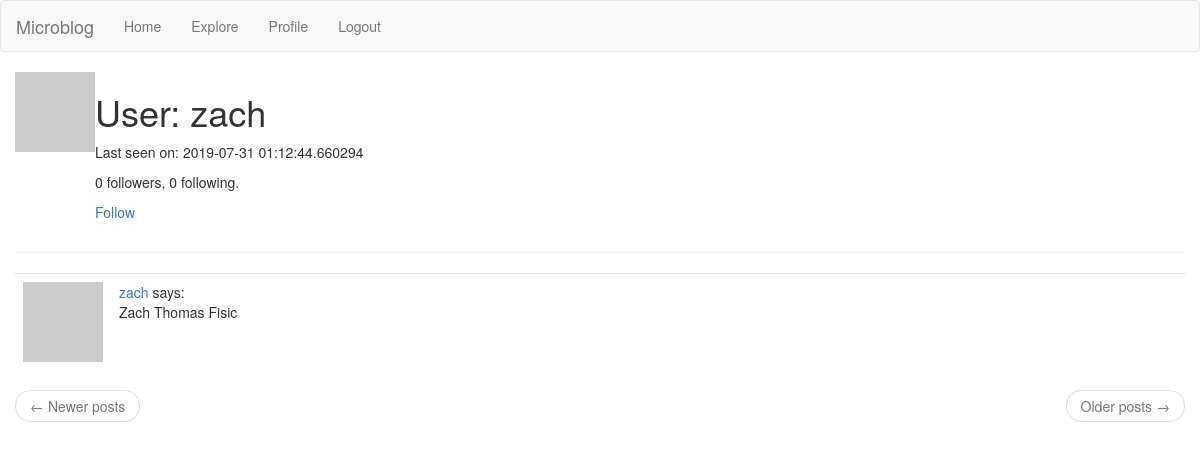
Before: /user/zach (signed in) with the older database file.
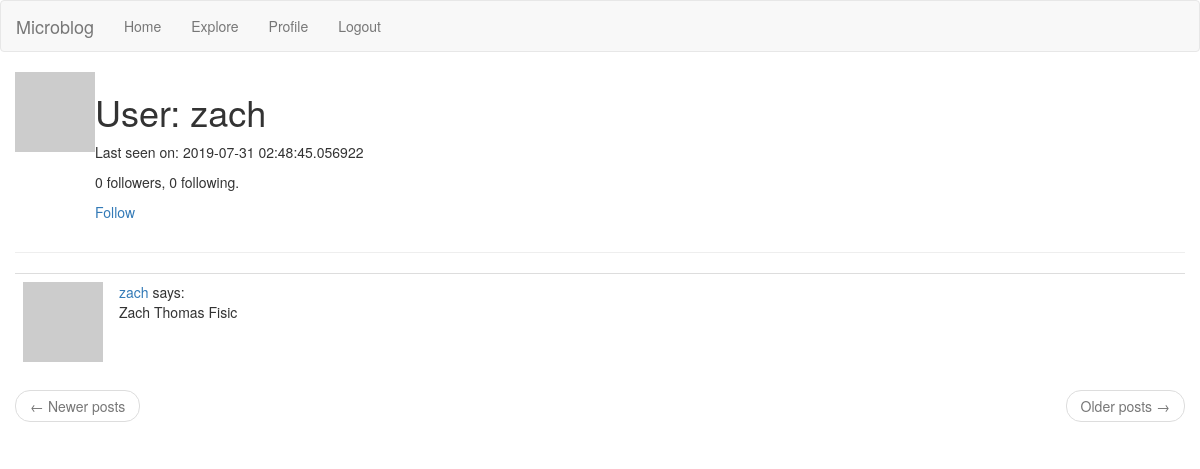
After: the same page with the newer database file.
### app/models.py (models this page shows, shortened)
class User(UserMixin, db.Model):
  id = db.Column(db.Integer, primary_key=True)
  username = db.Column(db.String(64), index=True, unique=True)
  email = db.Column(db.String(120), index=True, unique=True)
  password_hash = db.Column(db.String(128))
  posts = db.relationship('Post', backref='author', lazy='dynamic')
  about_me = db.Column(db.String(140))
  last_seen = db.Column(db.DateTime, default=datetime.utcnow)
  followed = db.relationship(
    'User',
    secondary=followers,
    primaryjoin=(followers.c.follower_id == id),
    secondaryjoin=(followers.c.followed_id == id),
    backref=db.backref('followers', lazy='dynamic'),
    lazy='dynamic'
  )
  def avatar(self, size):
    digest = md5(self.email.lower().encode('utf-8')).hexdigest()
    return 'https://www.gravatar.com/avatar/{}?d=identicon&s={}'.format(digest, size)
  def is_following(self, user):
    return self.followed.filter(followers.c.followed_id == user.id).count() > 0

class Post(db.Model):
  id = db.Column(db.Integer, primary_key=True)
  body = db.Column(db.String(140))
  timestamp = db.Column(db.DateTime, index=True, default=datetime.utcnow)
  user_id = db.Column(db.Integer, db.ForeignKey('user.id'))

### app/routes.py (the view)
@app.route('/user/<username>')
@login_required
def user(username):
  user = User.query.filter_by(username=username).first_or_404()
  page = request.args.get('page', 1, type=int)
  posts = user.posts.order_by(Post.timestamp.desc()).paginate(page, app.config['POSTS_PER_PAGE'], False)
  next_url = url_for('user', username=user.username, page=posts.next_num) if posts.has_next else None
  prev_url = url_for('user', username=user.username, page=posts.prev_num) if posts.has_prev else None
  return render_template('user.html', user=user, posts=posts.items, next_url=next_url, prev_url=prev_url)

### app/models.py (called while the page is built)
@login.user_loader
def load_user(id):
  return User.query.get(int(id))

### app/routes.py (called while the page is built)
@app.before_request
def before_request():
  if current_user.is_authenticated:
    current_user.last_seen = datetime.utcnow()
    db.session.commit()

### app/templates/user.html (shortened to what this page needs)
{% extends "base.html" %}
{% block app_content %}
  <table>
    <tr valign="top">
        <td><img src="{{ user.avatar(128) }}"></td>
        <td>
          <h1>User: {{ user.username }}</h1>
          {% if user.last_seen %}<p>Last seen on: {{ user.last_seen }}</p>{% endif %}
          <p>{{ user.followers.count() }} followers, {{ user.followed.count() }} following.</p>
          {% if user == current_user %}
          <p><a href="{{ url_for('edit_profile') }}">Edit your profile</a></p>
          {% elif not current_user.is_following(user) %}
          <p><a href="{{ url_for('follow', username=user.username) }}">Follow</a></p>
          {% else %}
          <p><a href="{{ url_for('unfollow', username=user.username) }}">Unfollow</a></p>
          {% endif %}
        </td>
    </tr>
  </table>
  <hr>
  {% for post in posts %}
    {% include 'post.html' %}
  {% endfor %}
  <nav aria-label="...">
    <ul class="pager">
      <li class="previous{% if not prev_url %} disabled{% endif %}">
        <a href="{{ prev_url or '#' }}">
          <span aria-hidden="true">&larr;</span> Newer posts
        </a>
      </li>
      <li class="next{% if not next_url %} disabled{% endif %}">
        <a href="{{ next_url or '#' }}">
          Older posts <span aria-hidden="true">&rarr;</span>
        </a>
      </li>
    </ul>
  </nav>
{% endblock %}

### app/templates/base.html (shortened to what this page needs)
{% extends "bootstrap/base.html" %}
{% block navbar %}
  <nav class="navbar navbar-default">
    <div class="container-fluid">
      <div class=navbar-header>
        <span class="navbar-brand">Microblog</span>
      </div>
      <div class="collapse navbar-collapse">
        <ul class="nav navbar-nav">
          <li><a class="nav-item nav-link" href="{{url_for('index')}}">Home</a></li>
          {% if current_user.is_anonymous %}
          <li><a class="nav-item nav-link" href="{{url_for('login')}}">Login</a></li>
          {% else %}
          <li><a class="nav-item nav-link" href="{{url_for('explore')}}">Explore</a></li>
          <li><a class="nav-item nav-link" href="{{url_for('user', username=current_user.username)}}">Profile</a></li>
          <li><a class="nav-item nav-link" href="{{url_for('logout')}}">Logout</a></li>
          {% endif %}
        </ul>
      </div>
    </div>
  </nav>
{% endblock %}
{% block content %}
  <div class="container">
    <div class="row">
      {% block app_content %}{% endblock %}
    </div>
  </div>
{% endblock %}

### app/templates/post.html
<table class="table table-hover">
  <tr>
    <td width="70px">
      <a href="{{ url_for('user', username=post.author.username) }}">
        <img src="{{ post.author.avatar(70) }}" />
      </a>
    </td>
    <td>
      <a href="{{ url_for('user', username=post.author.username) }}">
        {{ post.author.username }}
      </a>
      says:<br>
      {{ post.body }}
    </td>
  </tr>
</table>

Changed rows visible on the page:
changed User "zach": last_seen "2019-07-31 01:12:44.660294" → "2019-07-31 02:48:45.056922"
